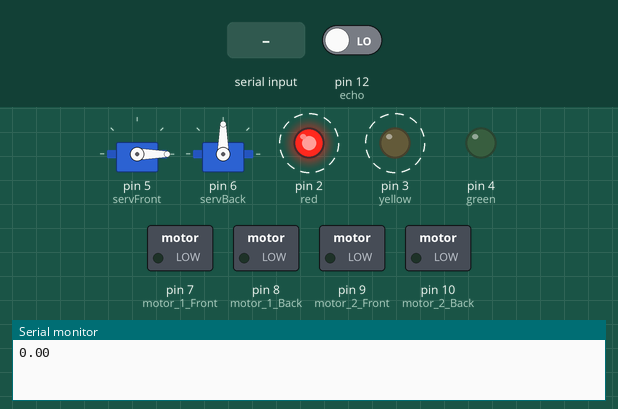
Bench run of a sketch on a simulated Arduino Uno, built with avr-gcc and run on an emulated ATmega328P. Shown: 2 × servo, switched loads named in the sketch (green lamp = pin HIGH), output pins drawn as LEDs (lit = HIGH), the last lines printed to the serial monitor. Dashed ring = blinking. The inputs (shaded band) are chosen by the test bench; at power-on: pin 12 (echo) LOW. Pins used as bus, display or sensor lines are not drawn.

Above: at 1.2 s.
1.3 s: "F" received over Serial
At 3.1 s:
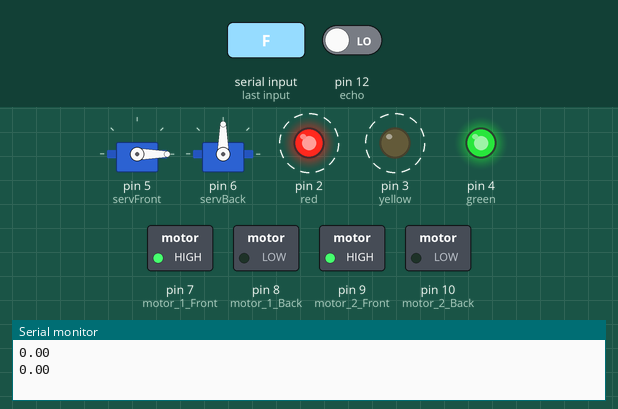
4.3 s: "B" received over Serial
At 5.2 s:
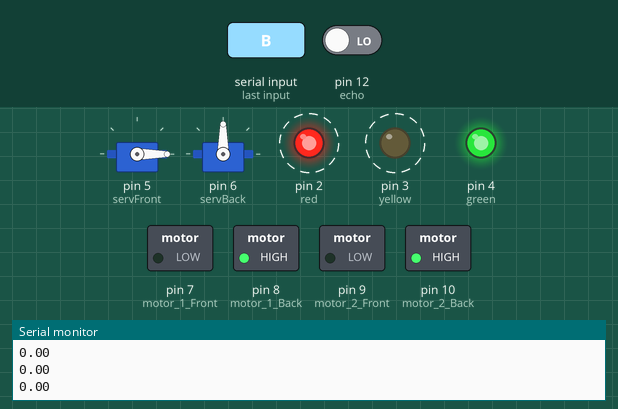
7.3 s: "1" received over Serial
At 9.0 s:
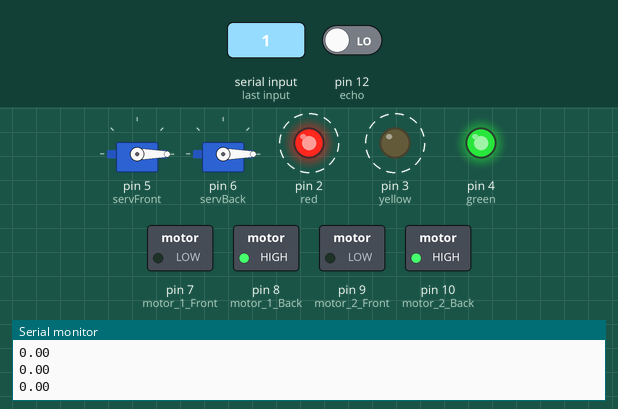
10.3 s: "F" received over Serial
At 11.2 s:
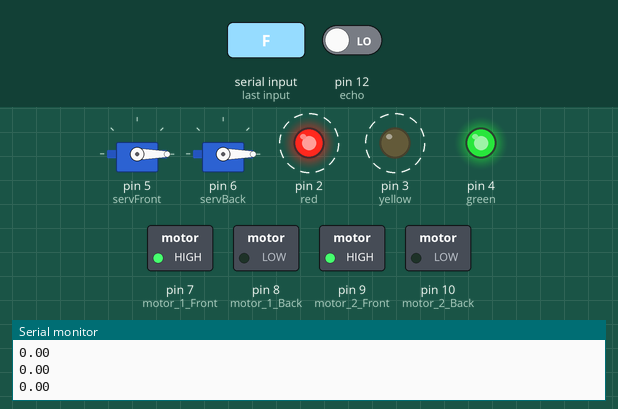
13.3 s: "3" received over Serial
At 15.0 s:
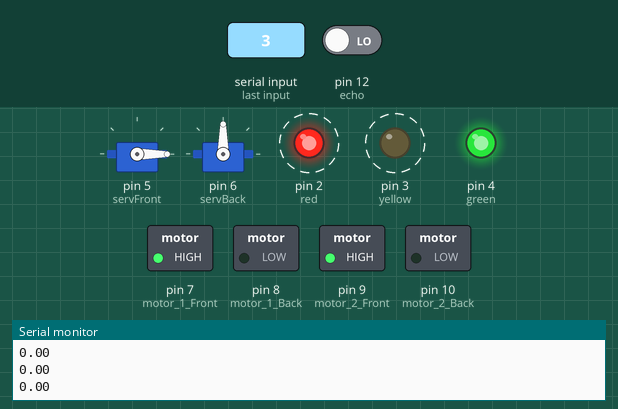
16.3 s: "2" received over Serial
At 17.8 s:
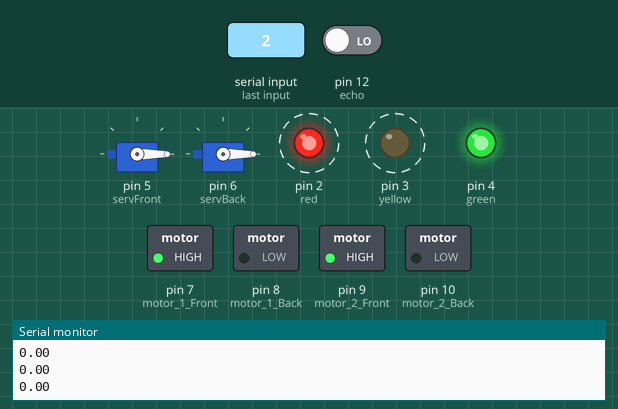
Timing chart, 0 to 20.3 s (numbered marks = the images above; inputs shaded):
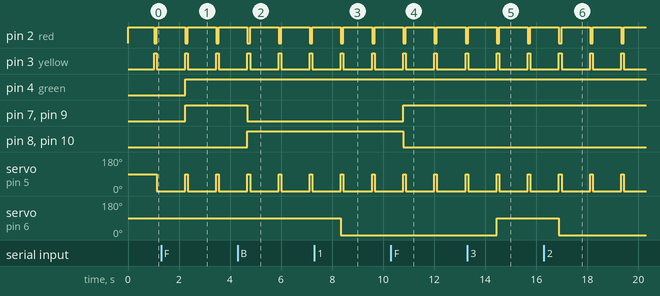

Measured:
- after the input at 1.3 s, pin 4 (green), pin 7 (motor_1_Front), pin 9 (motor_2_Front): LOW → HIGH after 0.94 s
- after the input at 4.3 s, pin 7 (motor_1_Front), pin 9 (motor_2_Front): HIGH → LOW after 0.38 s; pin 8 (motor_1_Back), pin 10 (motor_2_Back): LOW → HIGH after 0.38 s
- after the input at 7.3 s, servo on pin 6 (servBack): 90° → 0° after 1.0 s
- after the input at 10.3 s, pin 7 (motor_1_Front), pin 9 (motor_2_Front): LOW → HIGH after 0.49 s; pin 8 (motor_1_Back), pin 10 (motor_2_Back): HIGH → LOW after 0.49 s
- after the input at 13.3 s, servo on pin 6 (servBack): 0° → 90° after 1.1 s
- after the input at 16.3 s, servo on pin 6 (servBack): 90° → 0° after 0.59 s
- by itself, pin 2 (red): alternates HIGH for 1.1 s and LOW for 0.10 s
- by itself, pin 3 (yellow): alternates HIGH for 0.10 s and LOW for 1.1 s

The sketch:

project_Final.ino
```cpp
#include <Servo.h>

//LED For Signal
int red = 2;
int yellow = 3;
int green = 4;

//Servo Motors For Hit
Servo servFront, servBack;

//DC Motors For Wheel
int motor_1_Front= 7;
int motor_1_Back= 8;
int motor_2_Front= 9;
int motor_2_Back= 10;

//Ultrasonic Distance Sensor
int trig = 11;
int echo = 12;

//Some necessary Variable
float distance;
char input;

void setup() {
Serial.begin(9600);
//LED pin Setup
 pinMode(red,OUTPUT);
 pinMode(yellow,OUTPUT);
 pinMode(green,OUTPUT);

 //Servo Motors pin Setup
 servFront.attach(5);
 servBack.attach(6);

 //Dc Motors pin Setup
 pinMode(motor_1_Front,OUTPUT);
 pinMode(motor_1_Back,OUTPUT);
 pinMode(motor_2_Front,OUTPUT);
 pinMode(motor_2_Back,OUTPUT);

 //Ultrasonic Distance Sensor pin Setup
 pinMode(trig,OUTPUT);
 pinMode(echo,INPUT);


}

void loop() {
    //IF get code Signal Light Red Will be on
  digitalWrite(red,HIGH);

  //Distance Measurement Using Ultrasonic Distance Sensore Control
  digitalWrite(trig,LOW);
  delay(10);
  digitalWrite(trig,HIGH);
  delay(10);
  digitalWrite(trig,LOW);
  distance=pulseIn(echo,HIGH);
  distance= distance/29/2;
  Serial.println(distance);//For Serial Print the value of distance


//input from bluetooth or serial
  if(Serial.available() > 0){
    input =Serial.read();
}

//For Driving with Dc motors
switch(input){

  case 'F':
  digitalWrite(motor_1_Front,HIGH);
  digitalWrite(motor_2_Front,HIGH);
  digitalWrite(motor_1_Back,LOW);
  digitalWrite(motor_2_Back,LOW);
  digitalWrite(green, HIGH);
  break;

  case 'B':
  digitalWrite(motor_1_Front,LOW);
  digitalWrite(motor_2_Front,LOW);
  digitalWrite(motor_1_Back,HIGH);
  digitalWrite(motor_2_Back,HIGH);
  digitalWrite(yellow, HIGH);
  break;

  }


  //For Fighting Hit with Servo Motors
    if(distance < 30){
      switch(input){
        case '1':
        servFront.write(90);
        servBack.write(0);
        digitalWrite(yellow,HIGH);
        break;
        case '2':
        servFront.write(0);
        servBack.write(0);
        digitalWrite(yellow,LOW);
        break;
        case '3':
        servFront.write(0);
        servBack.write(90);
        digitalWrite(yellow,HIGH);
        break;

        }

        if(distance < 10){
          servFront.write(90);
          digitalWrite(yellow,HIGH);
          digitalWrite(red,LOW);
          delay(100);
          servFront.write(0);
          digitalWrite(yellow,LOW);
          digitalWrite(red,HIGH);
          delay(100);

          }


      }else if(distance>30){
        servFront.write(0);
        servBack.write(0);

        }

}
```
